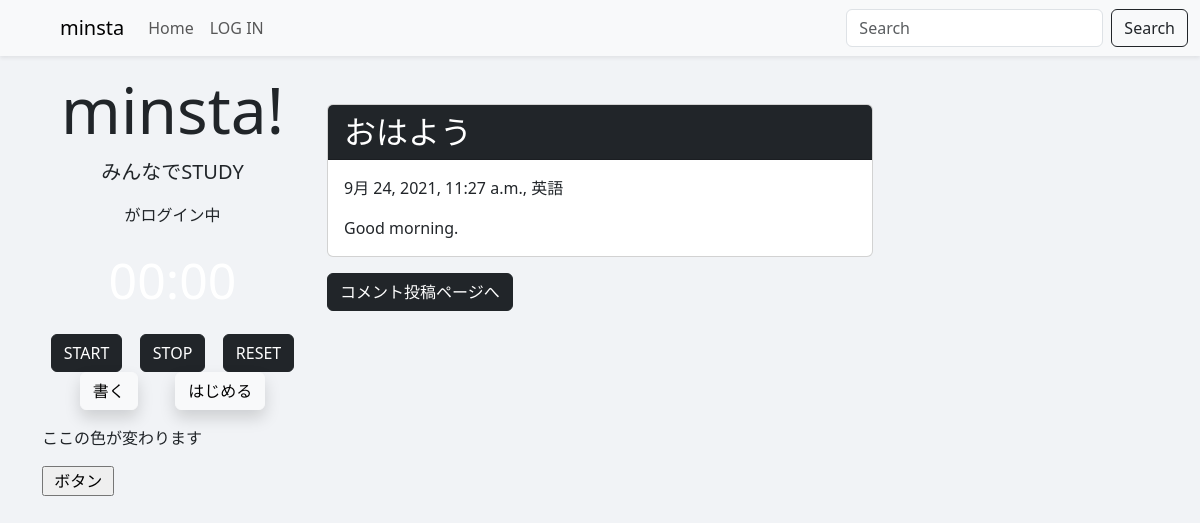
Page /detail/1/ on the committed database.
### study/models.py (models this page shows, shortened)
class Post(models.Model):
    title = models.TextField('問題', max_length=255)
    text = models.TextField('答え')
    created_at = models.DateTimeField('作成日', default=timezone.now)
    category = models.ForeignKey(
        Category, verbose_name='カテゴリ', on_delete=models.PROTECT)
    author = models.ForeignKey(settings.AUTH_USER_MODEL, on_delete=models.CASCADE)

class Category(models.Model):
    name = models.CharField('カテゴリ名', max_length=255)
    created_at = models.DateTimeField('作成日', default=timezone.now)
    def __str__(self):
        return self.name

### study/views.py (the view)
# urls.py: path('detail/<int:pk>/', views.DetailView.as_view(), name='detail'),
class DetailView(generic.DetailView):
    model = Post

### study/context_processors.py (called while the page is built)
def common(request: object) -> object:
    context = {
        'category_list': Category.objects.all(),
    }
    return context

### study/templates/study/post_detail.html (shortened to what this page needs)
{% extends 'study/base.html' %}
{% load django_bootstrap5 %}
{% block content %}
<div class="card mb-3">
  <h2 class="card-header bg-dark text-white">{{ post.title }}</h2>
  <div class="card-body">
    <p>{{ post.created_at }}, {{ post.category }}</p>
    {{ post.text | linebreaksbr | urlize}}
  </div>
</div>
<a class="btn btn-dark" href="{% url 'study:comment' post.pk %}">コメント投稿ページへ</a>
{% endblock %}

### rows in the picture
Post: title "おはよう", created_at "9月 24, 2021, 11:27 a.m.", category "英語", text "Good morning."
